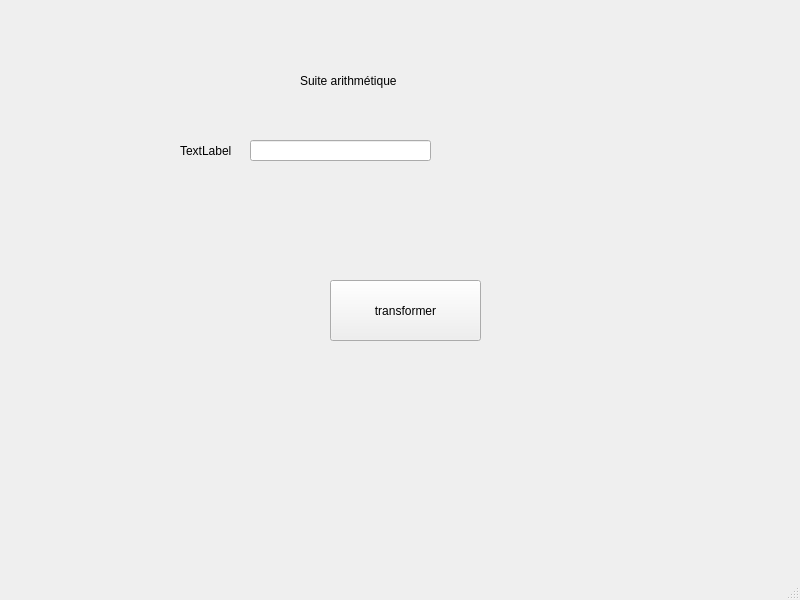
<?xml version="1.0" encoding="UTF-8"?>
<ui version="4.0">
 <class>MainWindow</class>
 <widget class="QMainWindow" name="MainWindow">
  <property name="geometry">
   <rect>
    <x>0</x>
    <y>0</y>
    <width>800</width>
    <height>600</height>
   </rect>
  </property>
  <property name="windowTitle">
   <string>MainWindow</string>
  </property>
  <widget class="QWidget" name="centralwidget">
   <widget class="QLabel" name="title">
    <property name="geometry">
     <rect>
      <x>300</x>
      <y>40</y>
      <width>211</width>
      <height>81</height>
     </rect>
    </property>
    <property name="text">
     <string>Suite arithmétique</string>
    </property>
   </widget>
   <widget class="QLabel" name="label">
    <property name="geometry">
     <rect>
      <x>180</x>
      <y>125</y>
      <width>61</width>
      <height>51</height>
     </rect>
    </property>
    <property name="text">
     <string>TextLabel</string>
    </property>
   </widget>
   <widget class="QLineEdit" name="vx">
    <property name="geometry">
     <rect>
      <x>250</x>
      <y>140</y>
      <width>181</width>
      <height>21</height>
     </rect>
    </property>
   </widget>
   <widget class="QPushButton" name="transformer">
    <property name="geometry">
     <rect>
      <x>330</x>
      <y>280</y>
      <width>151</width>
      <height>61</height>
     </rect>
    </property>
    <property name="text">
     <string>transformer</string>
    </property>
   </widget>
   <widget class="QLabel" name="res">
    <property name="geometry">
     <rect>
      <x>140</x>
      <y>420</y>
      <width>561</width>
      <height>121</height>
     </rect>
    </property>
    <property name="text">
     <string/>
    </property>
   </widget>
   <widget class="QLabel" name="msg2">
    <property name="geometry">
     <rect>
      <x>294</x>
      <y>490</y>
      <width>111</width>
      <height>51</height>
     </rect>
    </property>
    <property name="text">
     <string/>
    </property>
   </widget>
  </widget>
  <widget class="QMenuBar" name="menubar">
   <property name="geometry">
    <rect>
     <x>0</x>
     <y>0</y>
     <width>800</width>
     <height>26</height>
    </rect>
   </property>
  </widget>
  <widget class="QStatusBar" name="statusbar"/>
 </widget>
 <resources/>
 <connections/>
</ui>
